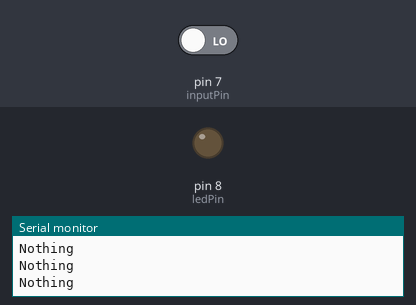
Simulated run of this sketch. Board: Arduino Uno, built with avr-gcc and run on an emulated ATmega328P. Parts: output pins drawn as LEDs (lit = HIGH), the last lines printed to the serial monitor. The test bench sets the inputs (shaded band); at power-on: pin 7 (inputPin) LOW.

Above: at 2.8 s.
2.9 s: pin 7 (inputPin) driven HIGH
At 3.9 s:
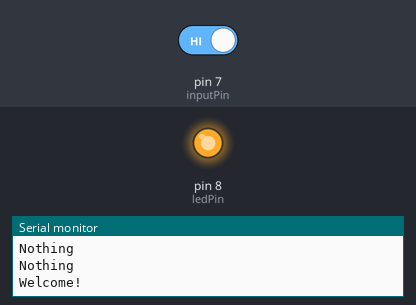
4.5 s: pin 7 (inputPin) driven LOW
At 5.4 s:
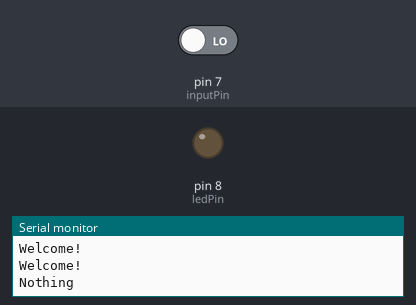
Timing chart, 0 to 7.5 s (numbered marks = the images above; inputs shaded):
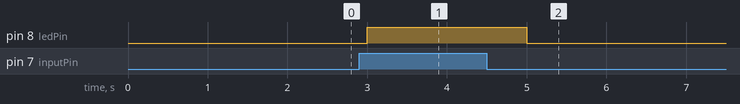

Measured:
- after the input at 2.9 s, pin 8 (ledPin): LOW → HIGH after 0.10 s
- after the input at 4.5 s, pin 8 (ledPin): HIGH → LOW after 0.50 s

The sketch:

9_pir_sensor1.ino
```cpp
// C++ code
//

int ledPin=8;
int inputPin=7;
int val=0;

void setup()
{
  pinMode(ledPin, OUTPUT);
  pinMode(inputPin, INPUT);
  Serial.begin(9600);
}

void loop()
{
  val=digitalRead(inputPin);

  if(val==HIGH){
    digitalWrite(ledPin,HIGH);
    Serial.println("Welcome!");
  }
  else{
    digitalWrite(ledPin,LOW);
    Serial.println("Nothing");
  }
  delay(1000);
}
```
